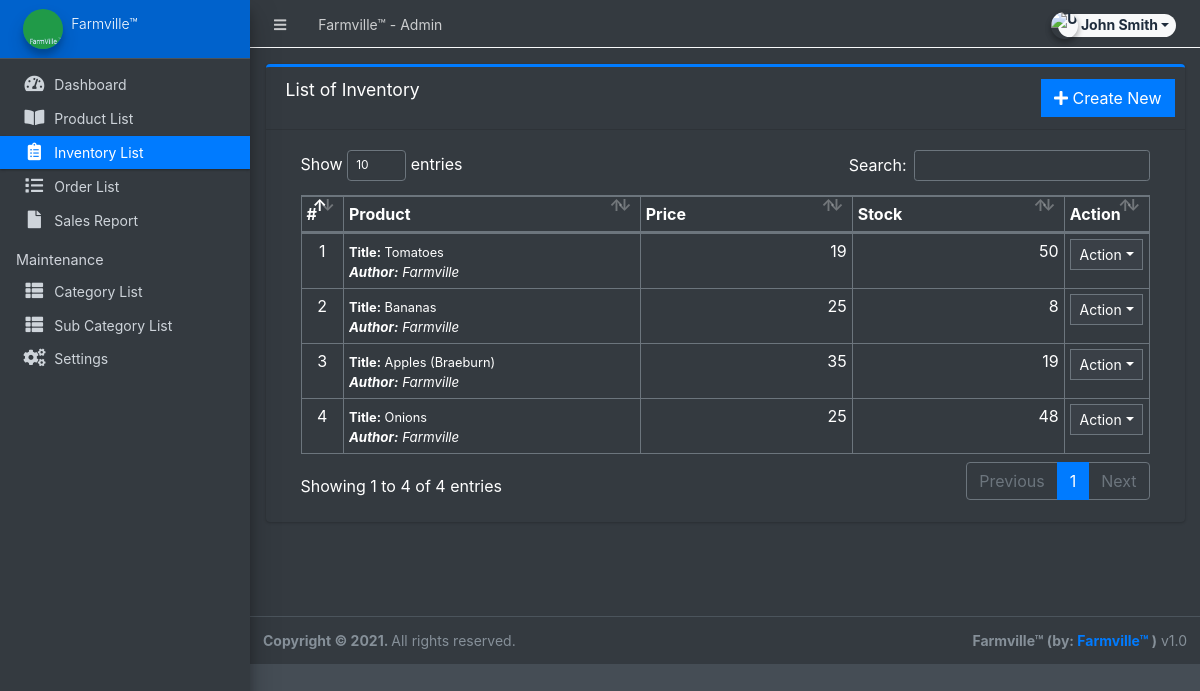
Screenshot of /admin/?page=inventory (signed in) with the database file from the repository.
### tables this page shows
CREATE TABLE `inventory` (
  `id` int(30) NOT NULL,
  `product_id` int(30) NOT NULL,
  `quantity` double NOT NULL,
  `price` float NOT NULL,
  `date_created` datetime NOT NULL DEFAULT current_timestamp(),
  `date_updated` datetime DEFAULT NULL ON UPDATE current_timestamp()
);

CREATE TABLE `products` (
  `id` int(30) NOT NULL,
  `category_id` int(30) NOT NULL,
  `sub_category_id` int(30) NOT NULL,
  `title` varchar(250) NOT NULL,
  `author` text NOT NULL,
  `description` text NOT NULL,
  `status` tinyint(1) NOT NULL DEFAULT 1,
  `date_created` datetime NOT NULL DEFAULT current_timestamp()
);

### admin/inventory/index.php (the view, shortened to what this page needs)
<div class="card card-outline card-primary">
	<div class="card-header">
		<h3 class="card-title">List of Inventory</h3>
		<div class="card-tools">
			<a href="?page=inventory/manage_inventory" class="btn btn-flat btn-primary"><span class="fas fa-plus"></span>  Create New</a>
		</div>
	</div>
	<div class="card-body">
		<div class="container-fluid">
        <div class="container-fluid">
			<table class="table table-bordered table-stripped">
				<colgroup>
					<col width="5%">
					<col width="35%">
					<col width="25%">
					<col width="25%">
					<col width="10%">
				</colgroup>
				<thead>
					<tr>
						<th>#</th>
						<th>Product</th>
						<th>Price</th>
						<th>Stock</th>
						<th>Action</th>
					</tr>
				</thead>
				<tbody>
					<?php
					$i = 1;
						$qry = $conn->query("SELECT i.*,p.title as product,p.author from `inventory` i inner join `products` p on p.id = i.product_id order by unix_timestamp(i.date_created) desc ");
						while($row = $qry->fetch_assoc()):
						$sold = $conn->query("SELECT SUM(ol.quantity) as sold FROM order_list ol inner join orders o on o.id = ol.order_id where ol.product_id='{$row['id']}' and o.`status` != 4 ");
						$sold = $sold->num_rows > 0 ? $sold->fetch_assoc()['sold'] : 0;
						$avail = $row['quantity'] - $sold;
						foreach($row as $k=> $v){
							$row[$k] = trim(stripslashes($v));
						}
					?>
						<tr>
							<td class="text-center"><?php echo $i++; ?></td>
							<td>
								<p class="m-0"><small><b>Title:</b> <?php echo $row['product'] ?></small></p>
								<p class="m-0 truncate"><b>Author:</b> <?php echo $row['author'] ?></p>
							</td>
							<td class="text-right"><?php echo number_format($row['price']) ?></td>
							<td class="text-right"><?php echo $avail ?></td>
							<td align="center">
								 <button type="button" class="btn btn-flat btn-default btn-sm dropdown-toggle dropdown-icon" data-toggle="dropdown">
				                  		Action
				                  </button>
							</td>
						</tr>
					<?php endwhile; ?>
				</tbody>
			</table>
		</div>
		</div>
	</div>
</div>

### rows the page displays
inventory: product.title "Tomatoes", product.author "Farmville", price "19", quantity "50"
inventory: product.title "Bananas", product.author "Farmville", price "25", avail "8"
inventory: product.title "Apples (Braeburn)", product.author "Farmville", price "35", avail "19"
inventory: product.title "Onions", product.author "Farmville", price "25", avail "48"

### other values shown
$_settings->info('name') "Farmville™"
$_settings->userdata('firstname').' '.$_settings->userdata('lastname') "John Smith"
$_settings->info('short_name') "Farmville™"
